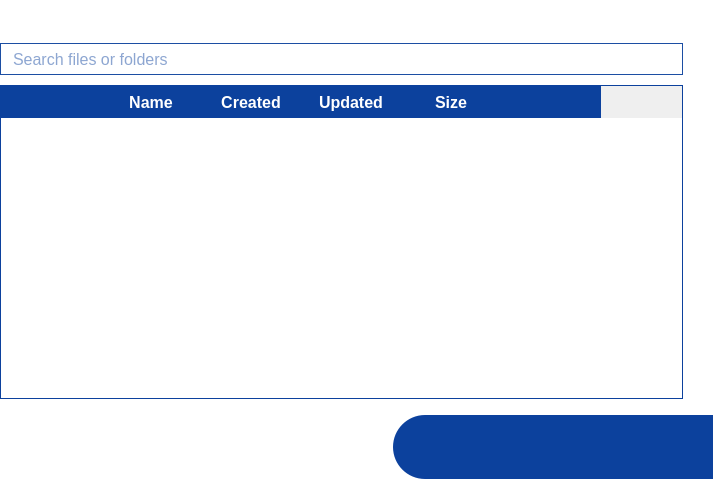
<?xml version="1.0" encoding="UTF-8"?>
<ui version="4.0">
 <class>FilesWidget</class>
 <widget class="QWidget" name="FilesWidget">
  <property name="geometry">
   <rect>
    <x>0</x>
    <y>0</y>
    <width>713</width>
    <height>489</height>
   </rect>
  </property>
  <property name="sizePolicy">
   <sizepolicy hsizetype="Expanding" vsizetype="Expanding">
    <horstretch>0</horstretch>
    <verstretch>0</verstretch>
   </sizepolicy>
  </property>
  <property name="windowTitle">
   <string>Form</string>
  </property>
  <property name="styleSheet">
   <string notr="true">QWidget#FilesWidget
{
background-color: rgb(255, 255, 255);
}

QListWidget
{
border: 1px solid rgb(28, 78, 163);
}

QListView::item
{
background-color: rgb(255, 255, 255);
color: rgb(0, 0, 0);
}

QListView::item:selected
{
background-color: rgb(45, 144, 209);
}

QScrollBar:vertical
{
background: rgb(255, 255, 255);
}

QScrollBar::handle:vertical
{
background: rgb(12, 65, 157);
}

QScrollBar::add-line:vertical, QScrollBar::sub-line:vertical
{
border: none;
background: none;
}

QToolTip
{
background-color: rgb(46, 146, 208);
border: 1px solid rgb(12, 65, 157);
color: rgb(255, 255, 255);
}</string>
  </property>
  <layout class="QVBoxLayout" name="verticalLayout">
   <property name="leftMargin">
    <number>0</number>
   </property>
   <property name="topMargin">
    <number>0</number>
   </property>
   <property name="rightMargin">
    <number>0</number>
   </property>
   <property name="bottomMargin">
    <number>0</number>
   </property>
   <item>
    <widget class="QWidget" name="widget_files" native="true">
     <property name="sizePolicy">
      <sizepolicy hsizetype="Preferred" vsizetype="Expanding">
       <horstretch>0</horstretch>
       <verstretch>0</verstretch>
      </sizepolicy>
     </property>
     <layout class="QVBoxLayout" name="verticalLayout_2">
      <property name="spacing">
       <number>10</number>
      </property>
      <property name="leftMargin">
       <number>0</number>
      </property>
      <property name="topMargin">
       <number>10</number>
      </property>
      <property name="rightMargin">
       <number>30</number>
      </property>
      <property name="bottomMargin">
       <number>0</number>
      </property>
      <item>
       <layout class="QHBoxLayout" name="horizontalLayout">
        <property name="spacing">
         <number>5</number>
        </property>
        <property name="rightMargin">
         <number>10</number>
        </property>
        <item>
         <widget class="QLabel" name="label_current_workspace">
          <property name="font">
           <font>
            <pointsize>15</pointsize>
            <weight>50</weight>
            <bold>false</bold>
           </font>
          </property>
          <property name="styleSheet">
           <string notr="true">color: rgb(123, 134, 164);</string>
          </property>
          <property name="text">
           <string/>
          </property>
         </widget>
        </item>
        <item>
         <widget class="QLabel" name="label_caret">
          <property name="maximumSize">
           <size>
            <width>18</width>
            <height>18</height>
           </size>
          </property>
          <property name="font">
           <font>
            <pointsize>14</pointsize>
           </font>
          </property>
          <property name="text">
           <string/>
          </property>
          <property name="pixmap">
           <pixmap resource="../rc/resources.qrc">:/icons/images/icons/right-chevron_black.png</pixmap>
          </property>
          <property name="scaledContents">
           <bool>true</bool>
          </property>
         </widget>
        </item>
        <item>
         <widget class="QLabel" name="label_current_directory">
          <property name="sizePolicy">
           <sizepolicy hsizetype="Expanding" vsizetype="Preferred">
            <horstretch>0</horstretch>
            <verstretch>0</verstretch>
           </sizepolicy>
          </property>
          <property name="font">
           <font>
            <pointsize>14</pointsize>
            <weight>50</weight>
            <bold>false</bold>
           </font>
          </property>
          <property name="styleSheet">
           <string notr="true"/>
          </property>
          <property name="text">
           <string/>
          </property>
         </widget>
        </item>
       </layout>
      </item>
      <item>
       <widget class="QLineEdit" name="line_edit_search">
        <property name="minimumSize">
         <size>
          <width>0</width>
          <height>32</height>
         </size>
        </property>
        <property name="font">
         <font>
          <pointsize>12</pointsize>
         </font>
        </property>
        <property name="styleSheet">
         <string notr="true">background-image: url(:/icons/images/icons/search.png);
background-repeat: no-repeat;
background-position: right;
border: 1px solid rgb(28, 78, 163);
padding-left: 10px;
color: rgb(28, 78, 163);</string>
        </property>
        <property name="placeholderText">
         <string>Search files or folders</string>
        </property>
       </widget>
      </item>
      <item>
       <layout class="QVBoxLayout" name="verticalLayout_3">
        <property name="spacing">
         <number>0</number>
        </property>
        <property name="rightMargin">
         <number>0</number>
        </property>
        <item>
         <widget class="QTableWidget" name="table_files">
          <property name="font">
           <font>
            <pointsize>12</pointsize>
            <weight>50</weight>
            <bold>false</bold>
           </font>
          </property>
          <property name="styleSheet">
           <string notr="true">QTableWidget
{
border: 1px solid rgb(12, 65, 157);
}

QHeaderView::section
{
border: 0;
background-color: rgb(12, 65, 157);
color: white;
font-size: 16px;
font-weight: bold;
height: 32px;
text-align: left;
}

QTableWidget::item
{
background-color: rgb(255, 255, 255);
}

QTableWidget::item:selected
{
background-color: rgb(46, 146, 208);
}

QHeaderView::down-arrow
{
image: url(&quot;:/icons/images/icons/sort_down_arrow.png&quot;);
subcontrol-position: center right;
subcontrol-origin: padding;
padding-right: 32px;
width: 16px;
height: 16px;
}

QHeaderView::up-arrow
{
image: url(&quot;:/icons/images/icons/sort_up_arrow.png&quot;);
subcontrol-position: center right;
subcontrol-origin: padding;
padding-right: 32px;
width: 16px;
height: 16px;
}
</string>
          </property>
          <property name="frameShape">
           <enum>QFrame::NoFrame</enum>
          </property>
          <property name="frameShadow">
           <enum>QFrame::Plain</enum>
          </property>
          <property name="lineWidth">
           <number>0</number>
          </property>
          <property name="horizontalScrollBarPolicy">
           <enum>Qt::ScrollBarAlwaysOff</enum>
          </property>
          <property name="editTriggers">
           <set>QAbstractItemView::NoEditTriggers</set>
          </property>
          <property name="showDropIndicator" stdset="0">
           <bool>false</bool>
          </property>
          <property name="selectionMode">
           <enum>QAbstractItemView::SingleSelection</enum>
          </property>
          <property name="selectionBehavior">
           <enum>QAbstractItemView::SelectRows</enum>
          </property>
          <property name="iconSize">
           <size>
            <width>32</width>
            <height>32</height>
           </size>
          </property>
          <property name="showGrid">
           <bool>false</bool>
          </property>
          <property name="gridStyle">
           <enum>Qt::NoPen</enum>
          </property>
          <property name="sortingEnabled">
           <bool>true</bool>
          </property>
          <property name="wordWrap">
           <bool>false</bool>
          </property>
          <property name="cornerButtonEnabled">
           <bool>false</bool>
          </property>
          <attribute name="horizontalHeaderStretchLastSection">
           <bool>false</bool>
          </attribute>
          <attribute name="verticalHeaderShowSortIndicator" stdset="0">
           <bool>false</bool>
          </attribute>
          <attribute name="verticalHeaderStretchLastSection">
           <bool>false</bool>
          </attribute>
          <column>
           <property name="text">
            <string/>
           </property>
          </column>
          <column>
           <property name="text">
            <string>Name</string>
           </property>
          </column>
          <column>
           <property name="text">
            <string>Created</string>
           </property>
          </column>
          <column>
           <property name="text">
            <string>Updated</string>
           </property>
          </column>
          <column>
           <property name="text">
            <string>Size</string>
           </property>
          </column>
          <column>
           <property name="text">
            <string/>
           </property>
          </column>
         </widget>
        </item>
       </layout>
      </item>
     </layout>
    </widget>
   </item>
   <item>
    <layout class="QHBoxLayout" name="horizontalLayout_2">
     <property name="spacing">
      <number>0</number>
     </property>
     <property name="topMargin">
      <number>10</number>
     </property>
     <property name="bottomMargin">
      <number>10</number>
     </property>
     <item>
      <spacer name="horizontalSpacer">
       <property name="orientation">
        <enum>Qt::Horizontal</enum>
       </property>
       <property name="sizeHint" stdset="0">
        <size>
         <width>40</width>
         <height>20</height>
        </size>
       </property>
      </spacer>
     </item>
     <item>
      <widget class="QPushButton" name="button_back">
       <property name="minimumSize">
        <size>
         <width>80</width>
         <height>64</height>
        </size>
       </property>
       <property name="maximumSize">
        <size>
         <width>80</width>
         <height>64</height>
        </size>
       </property>
       <property name="toolTip">
        <string>Return to the list of workspaces</string>
       </property>
       <property name="statusTip">
        <string/>
       </property>
       <property name="whatsThis">
        <string/>
       </property>
       <property name="accessibleName">
        <string/>
       </property>
       <property name="accessibleDescription">
        <string/>
       </property>
       <property name="styleSheet">
        <string notr="true">QPushButton#button_back
{
border-top-left-radius: 32px;
border-bottom-left-radius: 32px;
background-color: rgb(12, 65, 157);
padding-left: 10px;
}</string>
       </property>
       <property name="text">
        <string/>
       </property>
       <property name="icon">
        <iconset resource="../rc/resources.qrc">
         <normaloff>:/icons/images/icons/go-back_button.png</normaloff>:/icons/images/icons/go-back_button.png</iconset>
       </property>
       <property name="iconSize">
        <size>
         <width>50</width>
         <height>50</height>
        </size>
       </property>
      </widget>
     </item>
     <item>
      <widget class="QPushButton" name="button_import_folder">
       <property name="minimumSize">
        <size>
         <width>80</width>
         <height>64</height>
        </size>
       </property>
       <property name="maximumSize">
        <size>
         <width>80</width>
         <height>64</height>
        </size>
       </property>
       <property name="toolTip">
        <string>Import a folder</string>
       </property>
       <property name="styleSheet">
        <string notr="true">QPushButton#button_import_folder
{
border: 0;
background-color: rgb(12, 65, 157);
padding-left: 10px;
}</string>
       </property>
       <property name="text">
        <string/>
       </property>
       <property name="icon">
        <iconset resource="../rc/resources.qrc">
         <normaloff>:/icons/images/icons/import_folder.png</normaloff>:/icons/images/icons/import_folder.png</iconset>
       </property>
       <property name="iconSize">
        <size>
         <width>50</width>
         <height>50</height>
        </size>
       </property>
      </widget>
     </item>
     <item>
      <widget class="QPushButton" name="button_import_files">
       <property name="minimumSize">
        <size>
         <width>80</width>
         <height>64</height>
        </size>
       </property>
       <property name="maximumSize">
        <size>
         <width>80</width>
         <height>64</height>
        </size>
       </property>
       <property name="toolTip">
        <string>Import multiple files</string>
       </property>
       <property name="styleSheet">
        <string notr="true">QPushButton#button_import_files
{
border: 0;
background-color: rgb(12, 65, 157);
padding-left: 10px;
}</string>
       </property>
       <property name="text">
        <string/>
       </property>
       <property name="icon">
        <iconset resource="../rc/resources.qrc">
         <normaloff>:/icons/images/icons/import_file.png</normaloff>:/icons/images/icons/import_file.png</iconset>
       </property>
       <property name="iconSize">
        <size>
         <width>50</width>
         <height>50</height>
        </size>
       </property>
      </widget>
     </item>
     <item>
      <widget class="QPushButton" name="button_create_folder">
       <property name="minimumSize">
        <size>
         <width>80</width>
         <height>64</height>
        </size>
       </property>
       <property name="maximumSize">
        <size>
         <width>80</width>
         <height>64</height>
        </size>
       </property>
       <property name="toolTip">
        <string>Add a folder</string>
       </property>
       <property name="styleSheet">
        <string notr="true">QPushButton#button_create_folder
{
border: 0;
background-color: rgb(12, 65, 157);
padding-left: 10px;
}</string>
       </property>
       <property name="text">
        <string/>
       </property>
       <property name="icon">
        <iconset resource="../rc/resources.qrc">
         <normaloff>:/icons/images/icons/add-plus-button.png</normaloff>:/icons/images/icons/add-plus-button.png</iconset>
       </property>
       <property name="iconSize">
        <size>
         <width>50</width>
         <height>50</height>
        </size>
       </property>
      </widget>
     </item>
    </layout>
   </item>
  </layout>
 </widget>
 <resources>
  <include location="../rc/resources.qrc"/>
 </resources>
 <connections/>
</ui>
